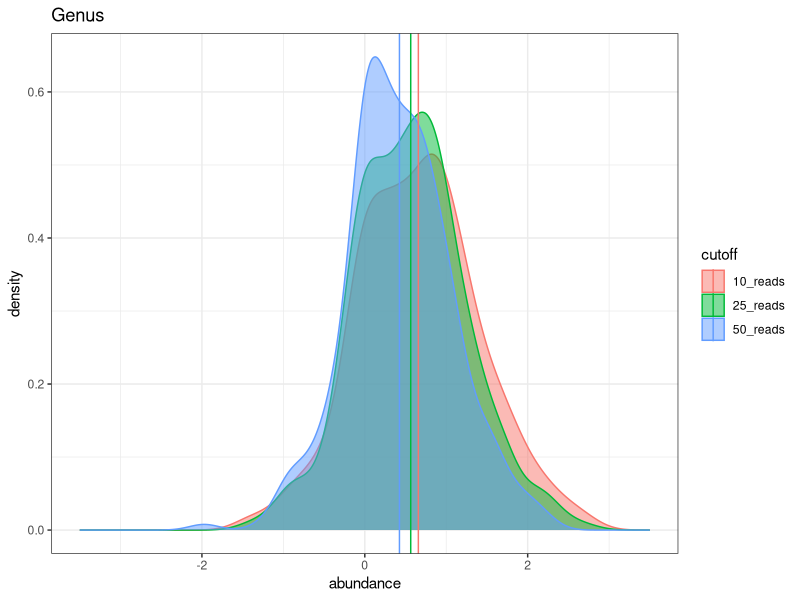
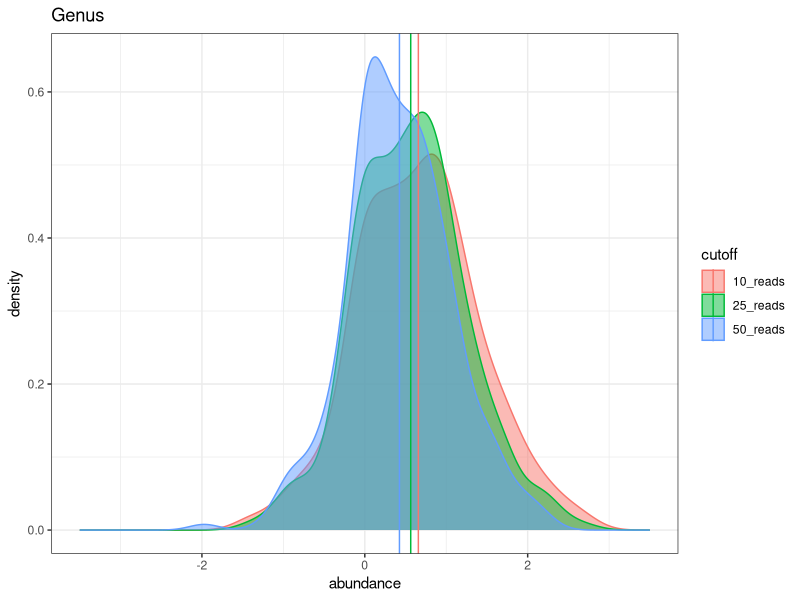

Write the R code that produced these figures, in order.
## ---- chunk 1
library(tidyverse)
## ---- chunk 2
genus_trnL <- read_csv("../outputs/diversity_by_genus_trnL_long.csv")
genus_ITS2 <- read_csv("../outputs/diversity_by_genus_ITS2_long.csv")
## ---- chunk 3
joined_genus <- genus_ITS2 %>% 
  left_join(genus_trnL, 
            by = c('SampleID', 'cutoff'))
## ---- chunk 4
joined_genus <- joined_genus %>% 
  rename("SI_ITS2" = diversity_index.x,
         "SI_trnL" = diversity_index.y)
## ---- chunk 5
joined_genus <- joined_genus %>% 
  mutate(abundance = SI_trnL - SI_ITS2)
## ---- chunk 6
abundance_stats <- joined_genus %>% 
  group_by(cutoff) %>% 
  summarise(mean = mean(abundance, na.rm = TRUE))
## ---- chunk 7
ggplot(data = joined_genus, aes(x = abundance, color = cutoff, fill = cutoff)) +
  geom_density(alpha = 0.5, position = "identity") +
  geom_vline(data = abundance_stats,
             aes(xintercept = mean, color = cutoff)) +
  theme_bw() +
  labs(title = "Genus") +
  scale_x_continuous(limits=c(-3.5,3.5))
## ---- chunk 8
ggsave(filename = "abundance_genus.jpg", 
       plot=last_plot(), 
       path = "outputs", 
       width=1600, 
       height=1000, 
       units="px")
